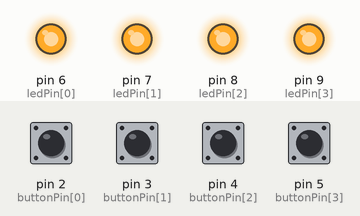
Simulated run of this sketch. Board: Arduino Uno, built with avr-gcc and run on an emulated ATmega328P. Parts: output pins drawn as LEDs (lit = HIGH). Inputs (shaded band) come from the test bench; at power-on: pin 2 (buttonPin[0]), pin 3 (buttonPin[1]), pin 4 (buttonPin[2]), pin 5 (buttonPin[3]) LOW. What the sketch prints to the serial monitor is not drawn.

Above: at 1.2 s.
1.3 s: pin 2 (buttonPin[0]) pulled HIGH for 1 s
At 2.1 s:
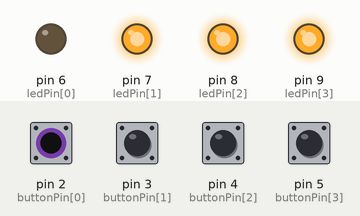
3.8 s: pin 3 (buttonPin[1]) pulled HIGH for 1 s
At 5.2 s:
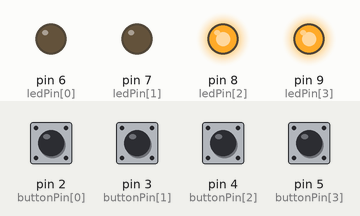
6.3 s: pin 4 (buttonPin[2]) pulled HIGH for 1 s
At 7.1 s:
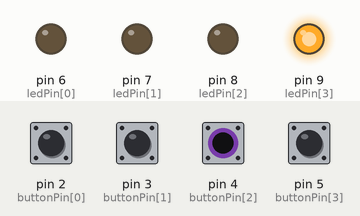
8.8 s: pin 5 (buttonPin[3]) pulled HIGH for 1 s
At 10.2 s:
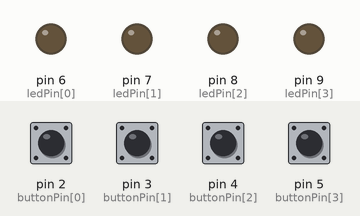
11.3 s: pin 2 (buttonPin[0]) pulled HIGH for 1 s
At 12.1 s:
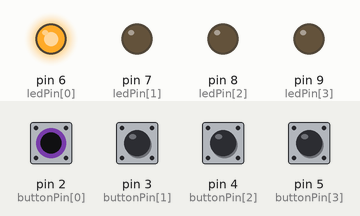
13.8 s: pin 3 (buttonPin[1]) pulled HIGH for 1 s
At 15.2 s:
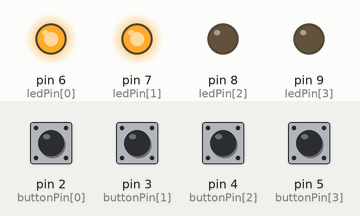
Timing chart, 0 to 16.8 s (numbered marks = the images above; inputs shaded):
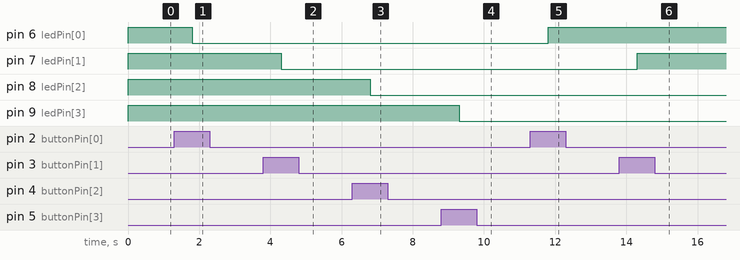

Measured:
- after the input at 1.3 s, pin 6 (ledPin[0]): HIGH → LOW after 0.50 s
- after the input at 3.8 s, pin 7 (ledPin[1]): HIGH → LOW after 0.50 s
- after the input at 6.3 s, pin 8 (ledPin[2]): HIGH → LOW after 0.50 s
- after the input at 8.8 s, pin 9 (ledPin[3]): HIGH → LOW after 0.50 s
- after the input at 11.3 s, pin 6 (ledPin[0]): LOW → HIGH after 0.50 s
- after the input at 13.8 s, pin 7 (ledPin[1]): LOW → HIGH after 0.50 s

The sketch:

Pushbutton-4_updated.ino
```cpp
unsigned long lastDebounceTime[4] = {0};
unsigned long debounceDelay = 500;
const int buttonPin[4]= {2,3,4,5};
const int ledPin[4]= {6,7,8,9};

            int ledState[4] = {HIGH,HIGH,HIGH,HIGH};
            int buttonState[4]= {LOW,LOW,LOW,LOW};
            int lastButtonState[4] = {LOW,LOW,LOW,LOW};
            int reading[4];
            char alpha[] = {'a','b','c','d'};

void setup()
{
  Serial.begin(9600);
  int i;
  for(i=0;i<4;i++)
         {
           pinMode(buttonPin[i], INPUT);
           pinMode(ledPin[i], OUTPUT);
           digitalWrite(ledPin[i], ledState[i]);
         }
}


void loop()

{
int k;
  for(k=0;k<4;k++)
 {

   reading[k] = digitalRead(buttonPin[k]);


  if (reading[k] != lastButtonState[k])
              {
                  lastDebounceTime[k] = millis();
              }

  if ((millis() - lastDebounceTime[k]) > debounceDelay)
  {

           if (reading[k] != buttonState[k])
           {
                buttonState[k] = reading[k];

                         if (buttonState[k] == HIGH)
                         {
                              ledState[k] = !ledState[k];
                              if(buttonState[0]==HIGH && buttonState[1]==HIGH)
                              Serial.print('e');
                              else if(buttonState[0]==HIGH && buttonState[2]==HIGH)
                              Serial.print('f');
                              else
                              Serial.print(alpha[k]);

                         }


           }
  }


  digitalWrite(ledPin[k], ledState[k]);


lastButtonState[k]= reading[k];

  }

}
```
